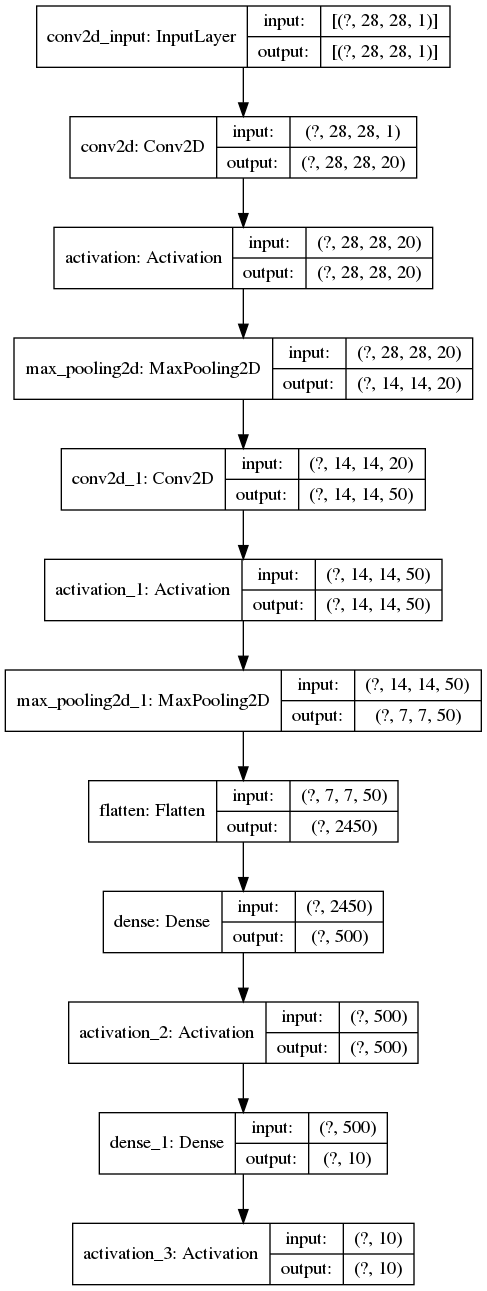
#> input picture conv/lenet.png, 487 x 1291 px
$ python adaptive_thresholding.py --image ../conv/lenet.png
#> lines starting #> are read from the running program, lines starting #| are printed output that depends on the picture; after the words box and inside, x2 and y2 are one past the last pixel; in counts of white or black regions, pixels touching at a corner belong together
import argparse
import cv2

ap = argparse.ArgumentParser()
ap.add_argument("-i", "--image", required = True, help = "Path to the image")
args = vars(ap.parse_args())

image=cv2.imread(args["image"])
#> image is the input picture: shape (1291, 487, 3); min 0, max 255, mean 240.6
image=cv2.cvtColor(image,cv2.COLOR_BGR2GRAY)
#> image: shape (1291, 487)
blurred=cv2.GaussianBlur(image,(5,5),0)
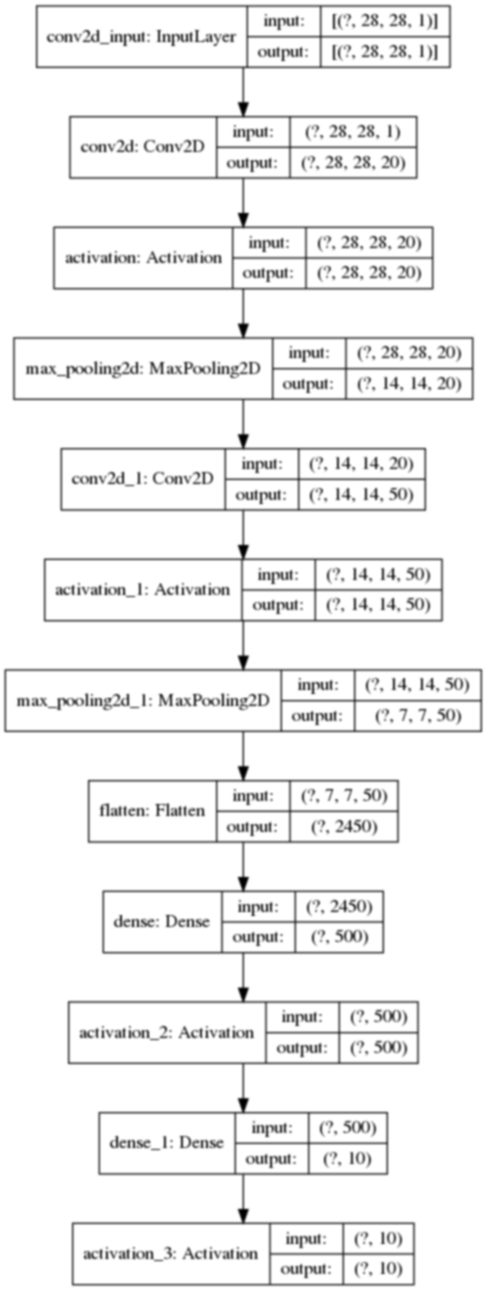
#> blurred: shape (1291, 487); min 0, max 255, mean 240.6
cv2.imshow("Image",image)
cv2.imshow("Blurred image",blurred)

thresh=cv2.adaptiveThreshold(blurred,255,cv2.ADAPTIVE_THRESH_MEAN_C, cv2.THRESH_BINARY_INV,11,4)
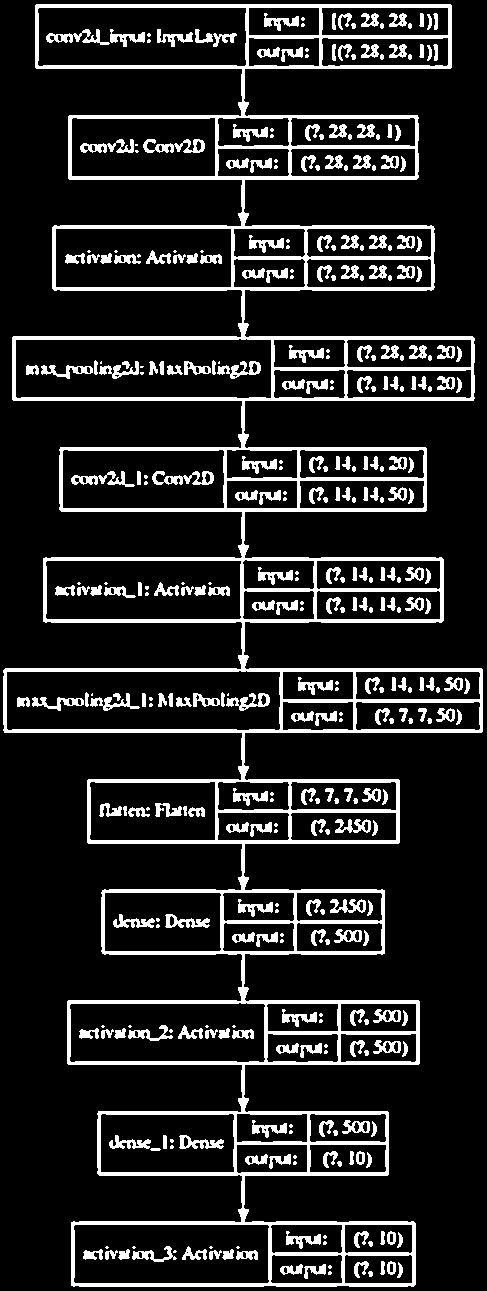
#> thresh: shape (1291, 487); 14.1% white; 378 white regions (88 under 20 px), largest, box (x1, y1, x2, y2) and area: (3, 4, 483, 1287) 55610, (143, 139, 205, 153) 437, (152, 471, 214, 485) 437
cv2.imshow("Mean Thresh",thresh)

thresh=cv2.adaptiveThreshold(blurred,255,cv2.ADAPTIVE_THRESH_GAUSSIAN_C,cv2.THRESH_BINARY_INV,15,3)
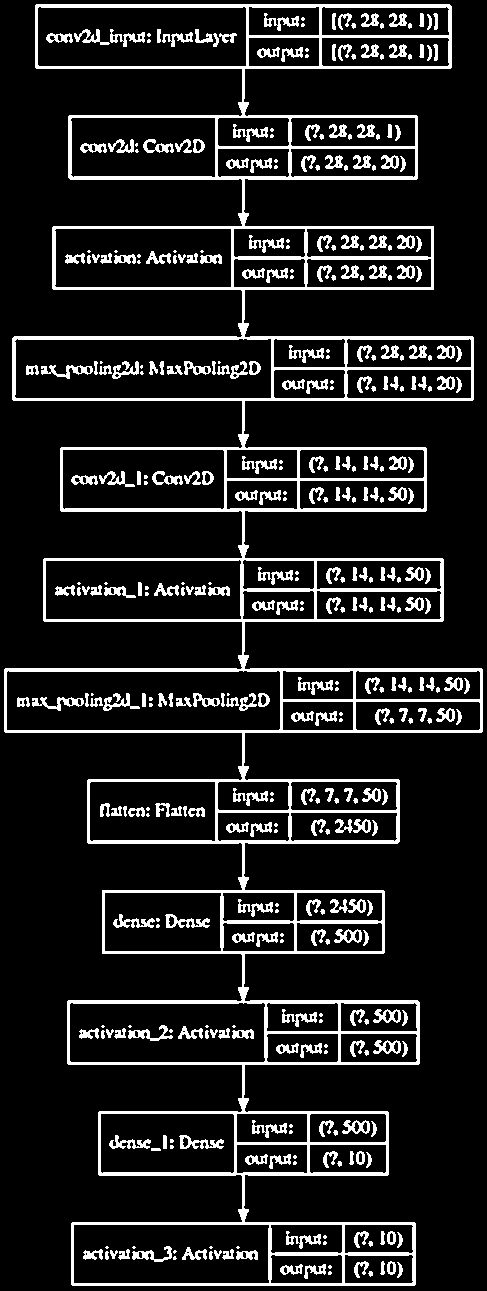
#> thresh: shape (1291, 487); 12.6% white; 408 white regions (117 under 20 px), largest, box (x1, y1, x2, y2) and area: (4, 4, 483, 1286) 47544, (41, 365, 93, 379) 297, (32, 697, 84, 711) 297
cv2.imshow("Gaussian Thresh",thresh)

cv2.imshow("Coins", cv2.bitwise_and(image,image,mask=thresh))
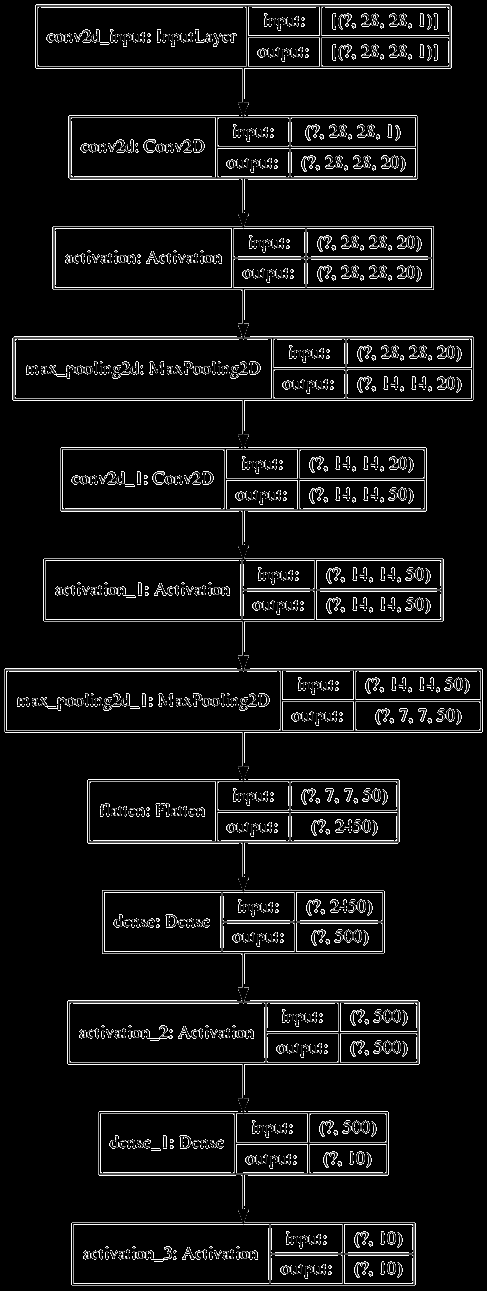
#> window 'Coins': shape (1291, 487); min 0, max 255, mean 17.7
cv2.waitKey(0)
